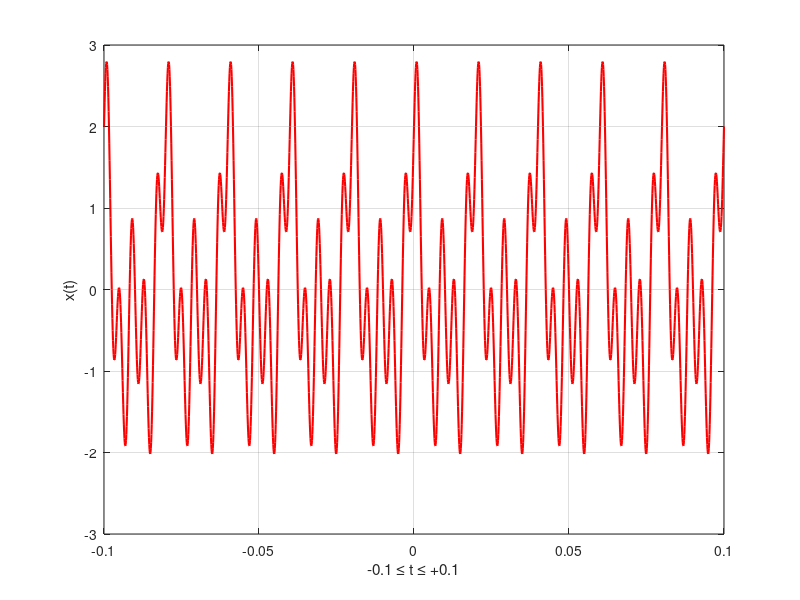

The MATLAB source for this figure: (Note: this script raises an error after producing the figure.)
% Original Signal Representation.
dt = 0.0001;
t_max = 0.1;
t = -t_max:dt:t_max;
x = cos(100*pi*t) + cos(200*pi*t) + sin(500*pi*t);
figure('Name','Original Signal Representation');
plot(t,x,'-r','LineWidth',1.5);
xlabel('-0.1 \leq t \leq +0.1');
ylabel('x(t)');
grid on

%IFFT 
IFx = ifft(Fx);
figure('Name','Inverse Fourier Transform');
plot(t,IFx,'-b','LineWidth',1.5);
grid on
